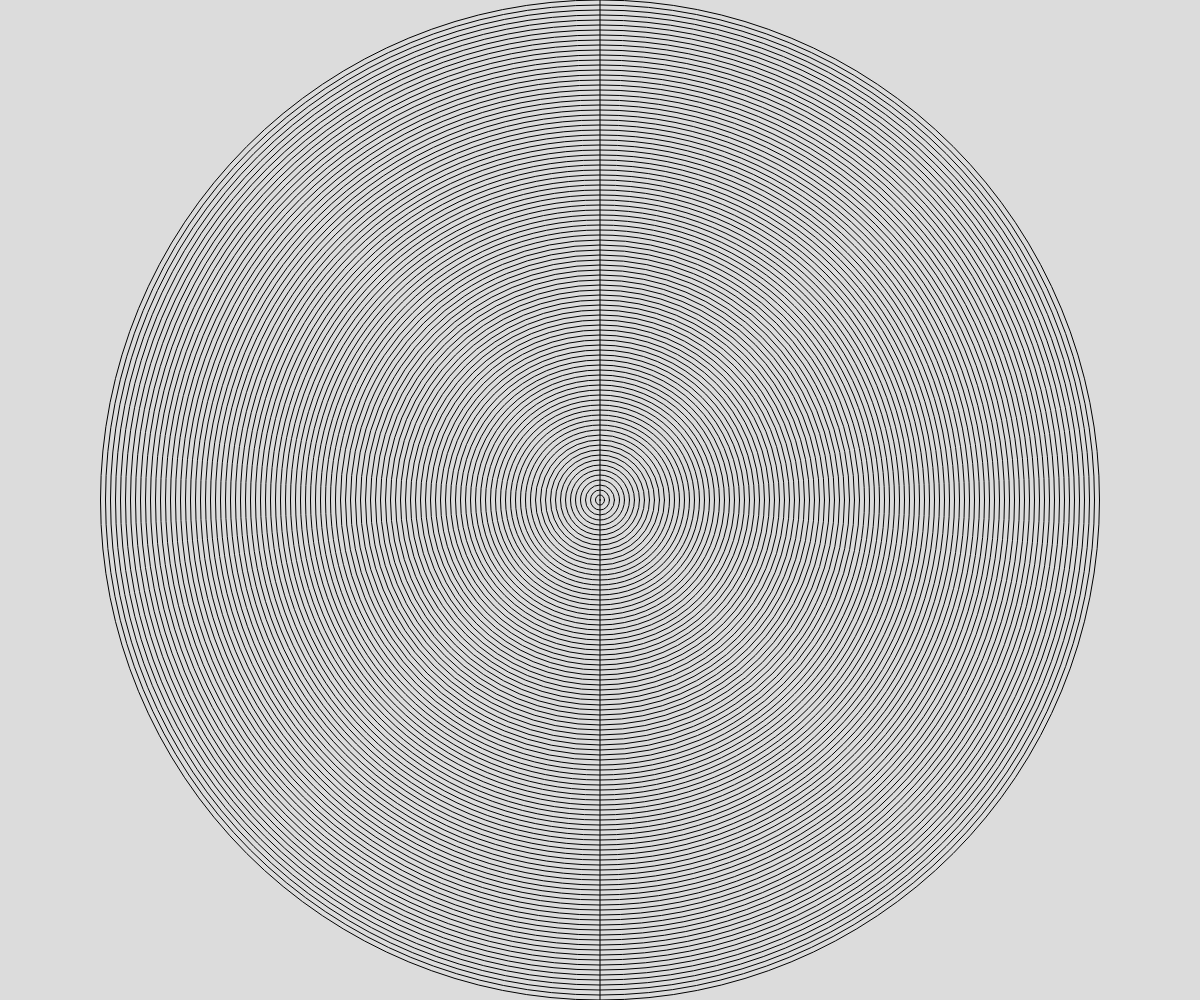
Frame 1 (no input)
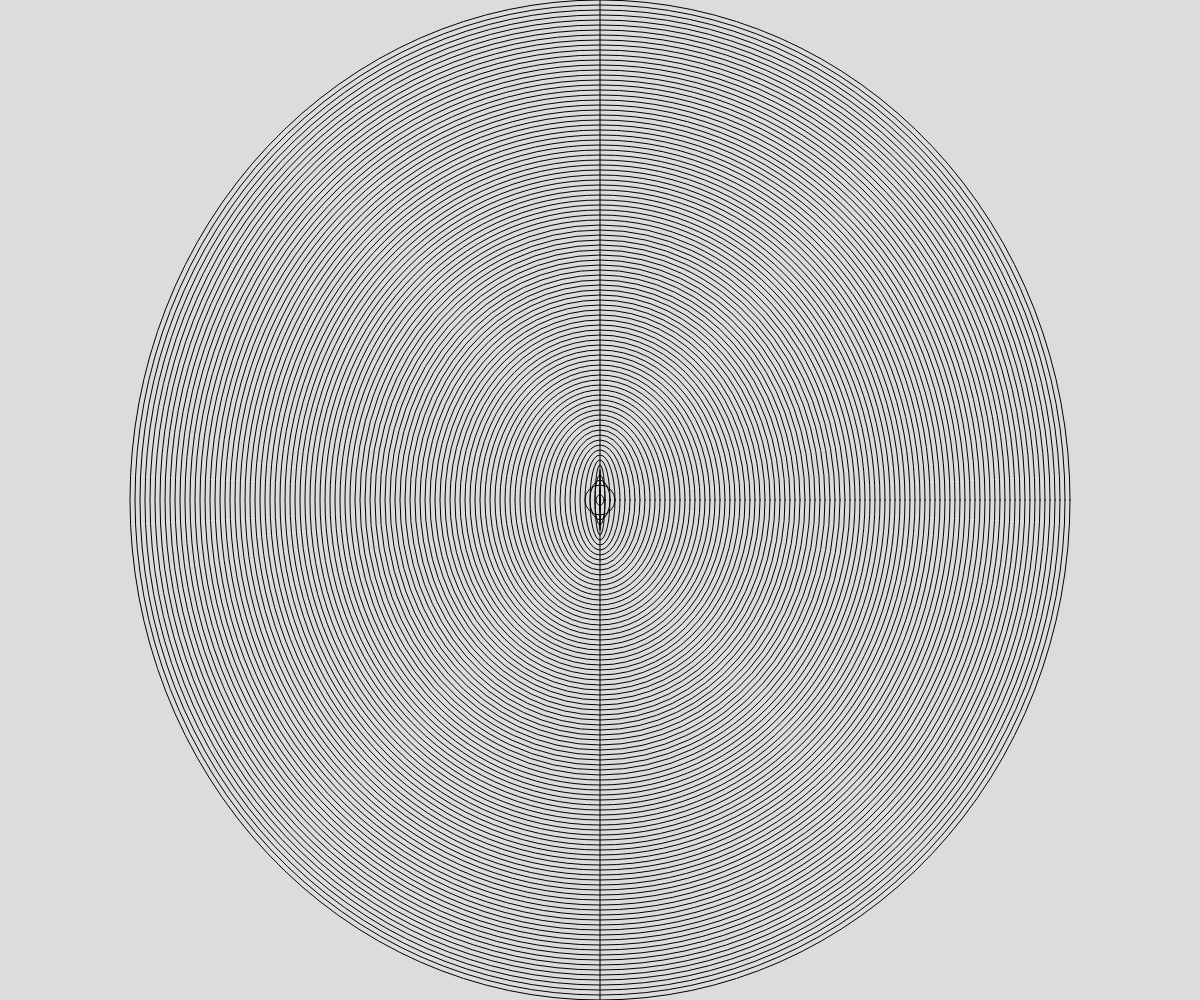
Frame 60 (no input)
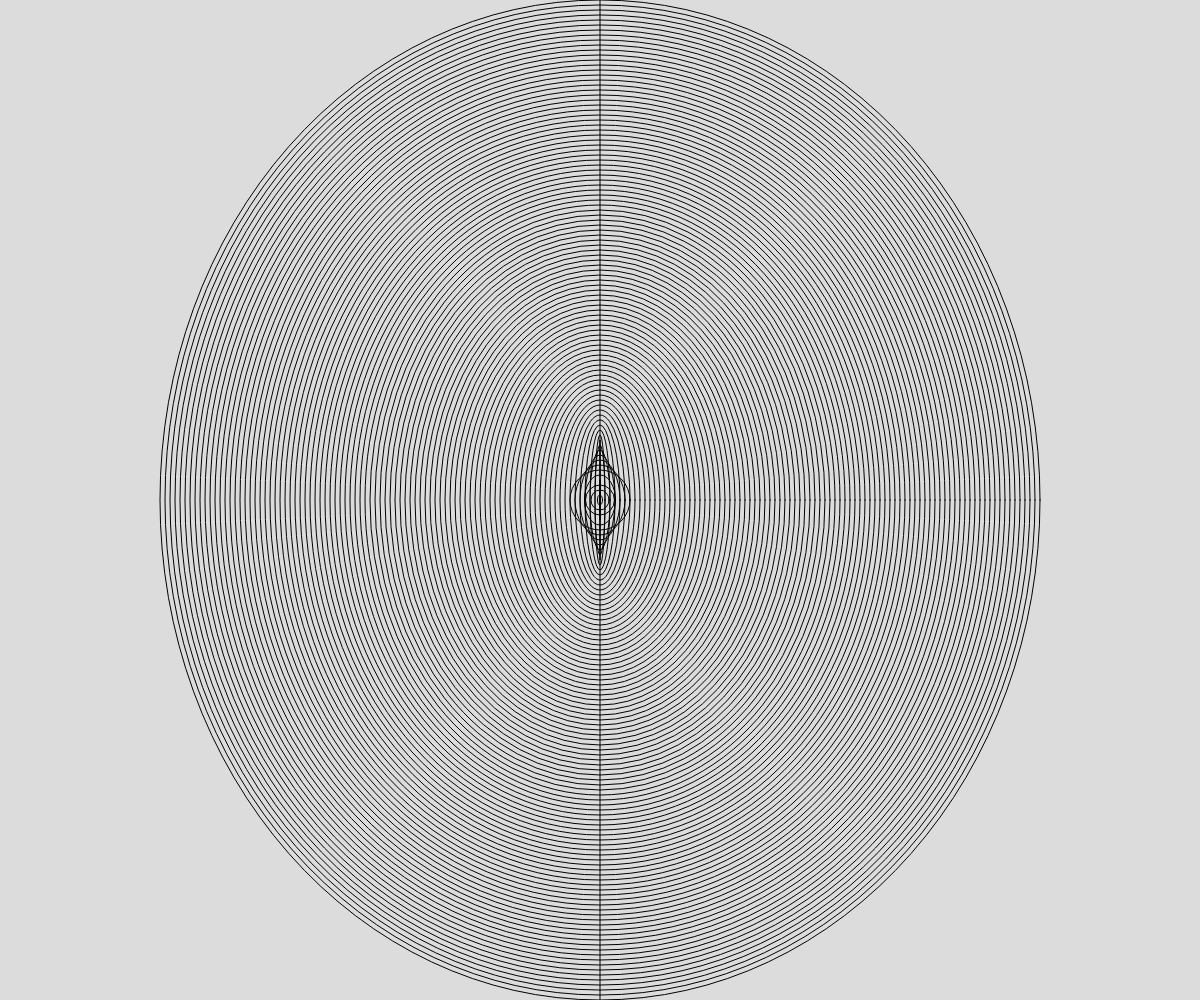
Frame 120 (the mouse pressed at the canvas centre since frame 60)

The p5.js sketch that drew these frames (run headless with seeded random() and noise() and a simulated clock; from frame 60 on, the mouse is pressed at the canvas centre):

// p5.js sketch
// ── sketch.js
const N_AUREAS = 100;
let aureas = [];
function setup() {
  createCanvas(windowWidth, windowHeight);
  slider = createSlider(0, 20, 1, 0.01);

  for (let i = 0; i < N_AUREAS + 1; i++) {
    aureas.push(new Aurea(i, height));
  }
}
let turn = 0;
function draw() {
  createCanvas(windowWidth, windowHeight);

  background(220);
  noFill();
  line(width / 2, 0, width / 2, height);

  for (let i = 0; i < aureas.length; i++) {
    aureas[i].update(slider.value());
    aureas[i].display();
  }
}

// ── Aurea.js
class Aurea {
  constructor(r, h) {
    this.r = r/N_AUREAS * h ;
    this.turn = 0;
    this.state = false;
  }

  display() {
    ellipse(width / 2, height / 2, this.r - this.turn, this.r);
    
  }

  update(s){
    if (this.r - this.turn < -this.r) {
      this.turn = 0
    }
    this.turn += s;
  }
}



// ── style.css
* {
  box-sizing:border-box;
}
html, body {
  margin: 0;
  padding: 0;
}

#defaultCanvas0{
  height: calc(100% - 16px) !important;
  width: calc(100% - 32px) !important;
}

canvas {
  display: block;
}
